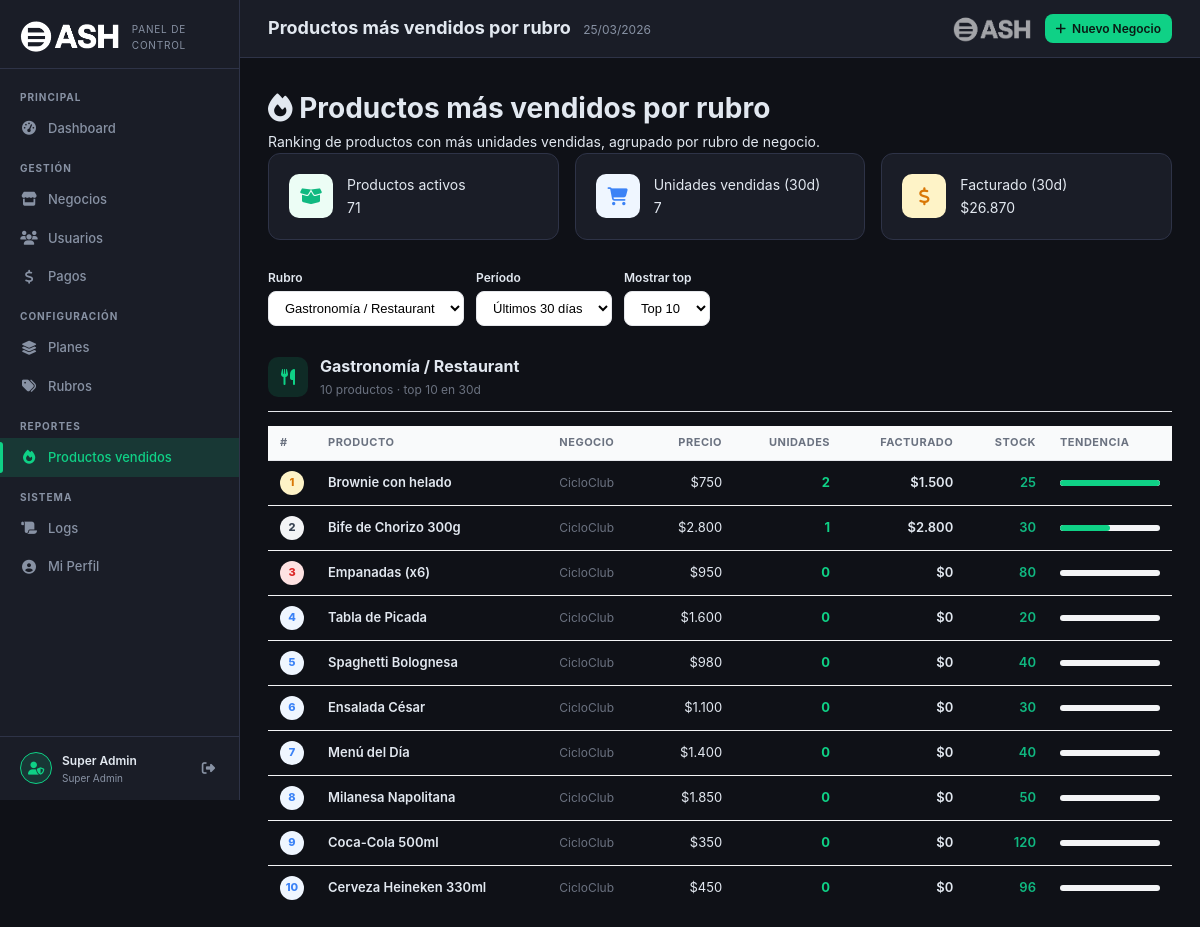
The app's page /superadmin/reportes/productos.php?rubro_id=4 (signed in) with its own data.
### tables this page shows
CREATE TABLE `productos` (
  `id` int(11) NOT NULL,
  `negocio_id` int(11) NOT NULL,
  `categoria_id` int(11) DEFAULT NULL,
  `nombre` varchar(255) NOT NULL,
  `descripcion` text DEFAULT NULL,
  `codigo_barras` varchar(100) DEFAULT NULL,
  `precio_costo` decimal(10,2) DEFAULT 0.00,
  `precio_venta` decimal(10,2) NOT NULL,
  `stock` int(11) DEFAULT 0,
  `stock_minimo` int(11) DEFAULT 0,
  `unidad_medida` varchar(50) DEFAULT 'unidad',
  `foto` varchar(255) DEFAULT NULL,
  `activo` tinyint(1) DEFAULT 1,
  `fecha_creacion` timestamp NOT NULL DEFAULT current_timestamp(),
  `fecha_actualizacion` timestamp NOT NULL DEFAULT current_timestamp() ON UPDATE current_timestamp(),
  `fecha_vencimiento` date DEFAULT NULL,
  `proveedor_id` int(11) DEFAULT NULL,
  `ubicacion` varchar(100) DEFAULT NULL COMMENT 'Gondola/Pasillo'
);

CREATE TABLE `negocios` (
  `id` int(11) NOT NULL,
  `nombre` varchar(255) NOT NULL,
  `razon_social` varchar(255) DEFAULT NULL,
  `cuit` varchar(20) DEFAULT NULL,
  `condicion_iva` varchar(50) DEFAULT NULL,
  `rubro` varchar(100) DEFAULT NULL,
  `rubro_id` int(11) DEFAULT NULL,
  `direccion` text DEFAULT NULL,
  `ciudad` varchar(100) DEFAULT NULL,
  `provincia` varchar(100) DEFAULT NULL,
  `codigo_postal` varchar(10) DEFAULT NULL,
  `telefono` varchar(50) DEFAULT NULL,
  `email` varchar(255) DEFAULT NULL,
  `sitio_web` varchar(255) DEFAULT NULL,
  `instagram` varchar(100) DEFAULT NULL,
  `facebook` varchar(255) DEFAULT NULL,
  `whatsapp` varchar(50) DEFAULT NULL,
  `logo` varchar(255) DEFAULT NULL,
  `imagen_portada` varchar(255) DEFAULT NULL,
  `carta_token` varchar(64) DEFAULT NULL,
  `carta_activa` tinyint(1) NOT NULL DEFAULT 1,
  `mensaje_ticket` text DEFAULT NULL,
  `mostrar_logo_ticket` tinyint(1) DEFAULT 1,
  `mostrar_direccion_ticket` tinyint(1) DEFAULT 1,
  `mostrar_cuit_ticket` tinyint(1) DEFAULT 1,
  `horarios` longtext DEFAULT NULL CHECK (json_valid(`horarios`)),
  `activo` tinyint(1) DEFAULT 1,
  `plan_id` int(11) DEFAULT 1,
  `fecha_vencimiento` date DEFAULT NULL,
  `bloqueado` tinyint(1) NOT NULL DEFAULT 0,
  `bloqueado_motivo` varchar(255) DEFAULT NULL,
  `notas_admin` text DEFAULT NULL,
  `estado_suscripcion` enum('activa','vencida','cancelada','trial') DEFAULT 'trial',
  `trial_hasta` date DEFAULT NULL,
  `fecha_registro` timestamp NOT NULL DEFAULT current_timestamp(),
  `fecha_alta` date DEFAULT NULL,
  `fecha_actualizacion` timestamp NOT NULL DEFAULT current_timestamp() ON UPDATE current_timestamp()
);

### superadmin/reportes/productos.php (the view, shortened to what this page needs)
<?php
$db = sa_db();
$rubroFiltro = (int)($_GET['rubro_id'] ?? 0);
$limite      = max(5, min(50, (int)($_GET['limite'] ?? 10)));
$periodo     = $_GET['periodo'] ?? '30';
$dias        = in_array($periodo, ['7','30','90','365']) ? (int)$periodo : 30;
$rubros = $db->query("SELECT id, nombre, icono FROM rubros ORDER BY nombre ASC")->fetchAll();
$rubroParam  = $rubroFiltro > 0 ? "AND n.rubro_id = $rubroFiltro" : '';
$stmt = $db->prepare("
    SELECT
        r.id          AS rubro_id,
        r.nombre      AS rubro_nombre,
        r.icono       AS rubro_icono,
        p.id          AS producto_id,
        p.nombre      AS producto_nombre,
        p.precio_venta,
        p.stock,
        COALESCE(SUM(dv.cantidad), 0)                     AS total_vendido,
        COALESCE(SUM(dv.subtotal), 0)                     AS total_facturado,
        COUNT(DISTINCT dv.venta_id)                        AS num_ventas,
        n.nombre                                           AS negocio_nombre
    FROM productos p
    INNER JOIN negocios n  ON n.id = p.negocio_id
    INNER JOIN rubros   r  ON r.id = n.rubro_id
    LEFT JOIN detalle_ventas dv ON dv.producto_id = p.id
    LEFT JOIN ventas         v  ON v.id = dv.venta_id
                                AND v.estado = 'completada'
                                AND v.fecha_venta >= DATE_SUB(NOW(), INTERVAL :dias DAY)
    WHERE p.activo = 1 $rubroParam
    GROUP BY p.id, r.id
    ORDER BY r.nombre ASC, total_vendido DESC
");
$stmt->execute([':dias' => $dias]);
$rows = $stmt->fetchAll();
$porRubro = [];
foreach ($rows as $row) {
    $rid = $row['rubro_id'];
    if (!isset($porRubro[$rid])) {
        $porRubro[$rid] = [
            'nombre' => $row['rubro_nombre'],
            'icono'  => $row['rubro_icono'] ?? 'fa-tag',
            'items'  => [],
        ];
    }
    if (count($porRubro[$rid]['items']) < $limite) {
        $porRubro[$rid]['items'][] = $row;
    }
}
$totalProductos  = $db->query("SELECT COUNT(*) FROM productos WHERE activo=1")->fetchColumn();
$totalVendidos   = $db->prepare("SELECT COALESCE(SUM(dv.cantidad),0) FROM detalle_ventas dv INNER JOIN ventas v ON v.id=dv.venta_id WHERE v.fecha_venta >= DATE_SUB(NOW(), INTERVAL :d DAY) AND v.estado='completada'");
$totalVendidos->execute([':d' => $dias]);
$totalVendidos   = $totalVendidos->fetchColumn();
$totalFacturado  = $db->prepare("SELECT COALESCE(SUM(v.total),0) FROM ventas v WHERE v.fecha_venta >= DATE_SUB(NOW(), INTERVAL :d DAY) AND v.estado='completada'");
$totalFacturado->execute([':d' => $dias]);
$totalFacturado  = $totalFacturado->fetchColumn();
require_once __DIR__ . '/../_layout.php';
function fmt($n) {
    return '$' . number_format($n, 0, ',', '.');
}
?>
<div class="sa-page-header">
    <div>
        <h1 class="sa-page-title"><i class="fas fa-fire"></i> Productos más vendidos por rubro</h1>
        <p class="sa-page-sub">Ranking de productos con más unidades vendidas, agrupado por rubro de negocio.</p>
    </div>
</div>
<div class="sa-stats-grid" style="grid-template-columns:repeat(3,1fr);margin-bottom:28px;">
    <div class="sa-stat-card">
        <div class="sa-stat-icon" style="background:#ecfdf5;color:#10b981;"><i class="fas fa-box-open"></i></div>
        <div>
            <div class="sa-stat-label">Productos activos</div>
            <div class="sa-stat-value"><?= number_format($totalProductos) ?></div>
        </div>
    </div>
    <div class="sa-stat-card">
        <div class="sa-stat-icon" style="background:#eff6ff;color:#3b82f6;"><i class="fas fa-shopping-cart"></i></div>
        <div>
            <div class="sa-stat-label">Unidades vendidas (<?= $dias ?>d)</div>
            <div class="sa-stat-value"><?= number_format($totalVendidos) ?></div>
        </div>
    </div>
    <div class="sa-stat-card">
        <div class="sa-stat-icon" style="background:#fef3c7;color:#d97706;"><i class="fas fa-dollar-sign"></i></div>
        <div>
            <div class="sa-stat-label">Facturado (<?= $dias ?>d)</div>
            <div class="sa-stat-value"><?= fmt($totalFacturado) ?></div>
        </div>
    </div>
</div>
<div class="sa-card" style="margin-bottom:28px;">
    <div class="sa-card-body">
        <form method="GET" class="filter-row">
            <div class="form-group">
                <label>Rubro</label>
                <select name="rubro_id" onchange="this.form.submit()">
                    <?php foreach ($rubros as $r): ?>
                        <option value="<?= $r['id'] ?>" <?= $rubroFiltro == $r['id'] ? 'selected' : '' ?>>
                            <?= htmlspecialchars($r['nombre']) ?>
                        </option>
                    <?php endforeach; ?>
                </select>
            </div>
            <div class="form-group">
                <label>Período</label>
                <select name="periodo" onchange="this.form.submit()">
                    <option value="30" <?= $periodo=='30' ? 'selected':'' ?>>Últimos 30 días</option>
                </select>
            </div>
            <div class="form-group">
                <label>Mostrar top</label>
                <select name="limite" onchange="this.form.submit()">
                    <option value="10" <?= $limite==10 ? 'selected':'' ?>>Top 10</option>
                </select>
            </div>
        </form>
    </div>
</div>
<?php if (empty($porRubro)): ?>
    <div class="sa-card">
        <div class="empty-rubro">
            <i class="fas fa-box-open" style="font-size:40px;opacity:.3;display:block;margin-bottom:12px;"></i>
            No hay datos de ventas para el período seleccionado.
        </div>
    </div>
<?php else: ?>
    <?php
    $colors = ['#0FD186','#6366f1','#f59e0b','#ef4444','#3b82f6','#10b981','#ec4899','#14b8a6','#8b5cf6','#f97316'];
    $ci = 0;
    foreach ($porRubro as $rid => $rubro):
        $color = $colors[$ci % count($colors)];
        $ci++;
        $maxVendido = max(1, max(array_column($rubro['items'], 'total_vendido')));
    ?>
    <div class="sa-card rubro-section">
        <div class="sa-card-body">
            <div class="rubro-header">
                <div class="rubro-icon" style="background:<?= $color ?>22;color:<?= $color ?>;">
                    <i class="fas <?= htmlspecialchars($rubro['icono']) ?>"></i>
                </div>
                <div>
                    <div class="rubro-title"><?= htmlspecialchars($rubro['nombre']) ?></div>
                    <div class="rubro-count"><?= count($rubro['items']) ?> productos · top <?= $limite ?> en <?= $dias ?>d</div>
                </div>
            </div>
            <?php if (empty($rubro['items'])): ?>
                <div class="empty-rubro">Sin ventas en este período.</div>
            <?php else: ?>
                <div style="overflow-x:auto;">
                    <table class="prod-table">
                        <thead>
                            <tr>
                                <th style="width:40px;">#</th>
                                <th>Producto</th>
                                <th>Negocio</th>
                                <th style="text-align:right;">Precio</th>
                                <th style="text-align:right;">Unidades</th>
                                <th style="text-align:right;">Facturado</th>
                                <th style="text-align:right;">Stock</th>
                                <th style="width:120px;">Tendencia</th>
                            </tr>
                        </thead>
                        <tbody>
                            <?php foreach ($rubro['items'] as $i => $prod):
                                $rank = $i + 1;
                                $rankClass = $rank === 1 ? 'rank-1' : ($rank === 2 ? 'rank-2' : ($rank === 3 ? 'rank-3' : 'rank-n'));
                                $pct = $maxVendido > 0 ? round(($prod['total_vendido'] / $maxVendido) * 100) : 0;
                                $stockColor = $prod['stock'] <= 0 ? '#ef4444' : ($prod['stock'] <= 5 ? '#f59e0b' : '#10b981');
                            ?>
                            <tr>
                                <td><span class="rank-badge <?= $rankClass ?>"><?= $rank ?></span></td>
                                <td style="font-weight:600;"><?= htmlspecialchars($prod['producto_nombre']) ?></td>
                                <td style="color:var(--muted,#6b7280);font-size:12px;"><?= htmlspecialchars($prod['negocio_nombre']) ?></td>
                                <td style="text-align:right;"><?= fmt($prod['precio_venta']) ?></td>
                                <td style="text-align:right;font-weight:700;color:<?= $color ?>;">
                                    <?= number_format($prod['total_vendido']) ?>
                                </td>
                                <td style="text-align:right;font-weight:600;"><?= fmt($prod['total_facturado']) ?></td>
                                <td style="text-align:right;">
                                    <span style="color:<?= $stockColor ?>;font-weight:600;">
                                        <?= number_format($prod['stock']) ?>
                                    </span>
                                </td>
                                <td>
                                    <div class="bar-wrap">
                                        <div class="bar-fill" style="width:<?= $pct ?>%;background:<?= $color ?>;"></div>
                                    </div>
                                </td>
                            </tr>
                            <?php endforeach; ?>
                        </tbody>
                    </table>
                </div>
            <?php endif; ?>
        </div>
    </div>
    <?php endforeach; ?>
<?php endif; ?>

### superadmin/assets/sa.css (style rules this page uses)
:root { --sa-bg: #0f1117; --sa-surface: #1a1d27; --sa-surface2: #22263a; --sa-border: #2e3347; --sa-primary: #0FD186; --sa-primary-dim: rgba(15,209,134,.15); --sa-text: #e2e8f0; --sa-muted: #8892a4; --sa-danger: #ef4444; --sa-warning: #f59e0b; --sa-info: #3b82f6; --sa-purple: #8b5cf6; --sa-sidebar-w: 240px; --sa-radius: 12px; --sa-transition: .22s ease; }
*, *::before, *::after { box-sizing: border-box; margin: 0; padding: 0; }
body { font-family: 'Inter', 'Segoe UI', system-ui, sans-serif; background: var(--sa-bg); color: var(--sa-text); font-size: 14px; line-height: 1.6; min-height: 100vh; }
.sa-stats-grid { display: grid; grid-template-columns: repeat(auto-fill, minmax(200px, 1fr)); gap: 16px; margin-bottom: 28px; }
.sa-stat-card { background: var(--sa-surface); border: 1px solid var(--sa-border); border-radius: var(--sa-radius); padding: 20px; display: flex; align-items: flex-start; gap: 14px; transition: border-color .2s; }
.sa-stat-icon { width: 44px; height: 44px; border-radius: 10px; display: flex; align-items: center; justify-content: center; font-size: 18px; flex-shrink: 0; }

### superadmin/reportes/productos.php (style rules this page uses)
.rubro-section { margin-bottom: 36px; }
.rubro-header { display: flex; align-items: center; gap: 12px; margin-bottom: 14px; padding-bottom: 12px; border-bottom: 1px solid var(--border, #e5e7eb); }
.rubro-icon { width: 40px; height: 40px; border-radius: 10px; display: flex; align-items: center; justify-content: center; font-size: 16px; flex-shrink: 0; }
.rubro-title { font-size: 16px; font-weight: 700; }
.rubro-count { font-size: 12px; color: var(--muted, #6b7280); }
.prod-table { width: 100%; border-collapse: collapse; font-size: 13px; }
.prod-table th { text-align: left; padding: 8px 12px; font-size: 11px; font-weight: 700; text-transform: uppercase; letter-spacing: .5px; color: var(--muted, #6b7280); border-bottom: 1px solid var(--border, #e5e7eb); background: var(--bg-soft, #f9fafb); }
.prod-table td { padding: 10px 12px; border-bottom: 1px solid var(--border-light, #f3f4f6); vertical-align: middle; }
.prod-table tr:last-child td { border-bottom: none; }
.rank-badge { display: inline-flex; align-items: center; justify-content: center; width: 24px; height: 24px; border-radius: 50%; font-size: 11px; font-weight: 800; }
.rank-1 { background: #FEF3C7; color: #D97706; }
.rank-2 { background: #F3F4F6; color: #374151; }
.rank-3 { background: #FEE2E2; color: #DC2626; }
.rank-n { background: #EFF6FF; color: #3B82F6; }
.bar-wrap { background: #f3f4f6; border-radius: 99px; height: 6px; width: 100px; overflow: hidden; }
.bar-fill { height: 100%; border-radius: 99px; background: var(--primary, #0FD186); }
.filter-row { display: flex; gap: 12px; flex-wrap: wrap; align-items: flex-end; margin-bottom: 24px; }
.filter-row .form-group { margin: 0; }
.filter-row label { font-size: 12px; font-weight: 600; display: block; margin-bottom: 4px; }
.filter-row select, .filter-row input { padding: 8px 12px; border-radius: 8px; border: 1px solid var(--border, #e5e7eb); font-size: 13px; background: #fff; cursor: pointer; }

### records on screen
productos: rank "1", nombre "Brownie con helado", negocio.nombre "CicloClub", precio_venta "$750", total_vendido "2", total_facturado "$1.500", stock "25", $pct 100 (drawn)
productos: rank "2", nombre "Bife de Chorizo 300g", negocio.nombre "CicloClub", precio_venta "$2.800", total_vendido "1", total_facturado "$2.800", stock "30", $pct 50 (drawn)
productos: rank "3", nombre "Empanadas (x6)", negocio.nombre "CicloClub", precio_venta "$950", total_vendido "0", total_facturado "$0", stock "80"
productos: rank "4", nombre "Tabla de Picada", negocio.nombre "CicloClub", precio_venta "$1.600", total_vendido "0", total_facturado "$0", stock "20"
productos: rank "5", nombre "Spaghetti Bolognesa", negocio.nombre "CicloClub", precio_venta "$980", total_vendido "0", total_facturado "$0", stock "40"
productos: rank "6", nombre "Ensalada César", negocio.nombre "CicloClub", precio_venta "$1.100", total_vendido "0", total_facturado "$0", stock "30"
productos: rank "7", nombre "Menú del Día", negocio.nombre "CicloClub", precio_venta "$1.400", total_vendido "0", total_facturado "$0", stock "40"
productos: rank "8", nombre "Milanesa Napolitana", negocio.nombre "CicloClub", precio_venta "$1.850", total_vendido "0", total_facturado "$0", stock "50"
productos: rank "9", nombre "Coca-Cola 500ml", negocio.nombre "CicloClub", precio_venta "$350", total_vendido "0", total_facturado "$0", stock "120"
productos: rank "10", nombre "Cerveza Heineken 330ml", negocio.nombre "CicloClub", precio_venta "$450", total_vendido "0", total_facturado "$0", stock "96"

### other values on screen
$adminName "Super Admin"
$title "Productos más vendidos por rubro"
$totalProductos "71"
$dias "30"
$totalVendidos "7"
fmt($totalFacturado) "$26.870"
$rubro['nombre'] "Gastronomía / Restaurant"
count($rubro['items']) "10"
form field rubro_id "Gastronomía / Restaurant"
